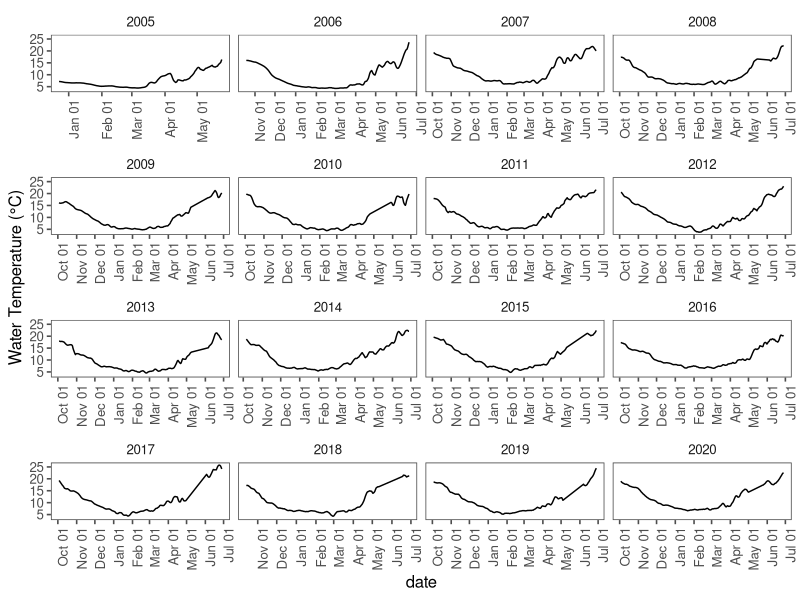

This figure's R source: (Note: this script raises an error after producing the figure.)
#### CLEAR THE ENVIRONMENT FIRST ---------------------------------------------

rm(list = ls(all.names = TRUE))


#### LOAD PACKAGES -----------------------------------------------------------

library(tidyverse)
library(ggplot2)
library(data.table)
library(ggthemes)
library(readxl)
library(gridExtra)
library(grid)
library(cowplot)


#### LOAD TEMPERATURE DATA -----------------------------------------------------------------------

temp.all <- read_excel("data/lake-annecy/lake-annecy-temperature.xlsx", sheet = "temp", skip = 28) %>% 
  mutate(yday = yday(date))

## Calculate a 5-day center moving average to smooth temperature curve
## Smoothing prevents issues below trying to find the start and stop from large daily temp deviations
temp.all.ma <- temp.all %>% group_by(year) %>% 
  mutate(temp.ma_c = frollmean(temp_c, n = 5, align = "center")) %>% 
  filter(!is.na(temp.ma_c))

## 
ggplot(temp.all.ma, aes(x = date, y = temp.ma_c)) + 
  geom_line() + theme_few() + 
  ylab('Water Temperature (°C)') + 
  scale_x_datetime(date_breaks = "1 month", date_labels =  "%b %d") + 
  theme(axis.text.x = element_text(angle = 90, hjust = 1))  + 
  facet_wrap(~year, scales = "free_x")



model.locations <- read_excel("data/model-population-parameters.xlsx", sheet = "bio-parameters", skip = 34) %>% 
  filter(population == "Annecy")


#### CALCULATE MEAN SPAWNING DATE ----------------------------------------------------------------

## Calculate the start date of spawning period
spawn.start.date <- temp.all.ma %>% 
  group_by(year) %>% 
  filter(temp.ma_c <= model.locations$start.spawn.temp_c) %>% 
  arrange(date) %>% 
  slice(1) %>% select(year, spawn.start.date = date)

## Calculate the end date of spawning period
spawn.end.date <- temp.all.ma %>% 
  group_by(year) %>% 
  filter(temp.ma_c <= model.locations$end.spawn.temp_c) %>% 
  arrange(date) %>% 
  slice(1) %>% 
  select(year, spawn.end.date = date) %>% 
  ## subtract one day to correct for temp less than (spawning ends day of temp threshold)
  mutate(spawn.end.date = as.Date(spawn.end.date)-1)

## Combine start and end dates; Filter to each day in spawning period
spawn.period.temp <- temp.all.ma %>% 
  left_join(spawn.start.date) %>% 
  left_join(spawn.end.date) %>% 
  mutate(spawn.length_days = as.Date(spawn.end.date) - as.Date(spawn.start.date),
         spawn.end.date = as.Date(ifelse(spawn.length_days > 30, as.Date(spawn.start.date)+30, spawn.end.date), origin = "1970-01-01"),
         spawn.length_days = as.Date(spawn.end.date) - as.Date(spawn.start.date)) %>%
  group_by(year) %>% 
  filter(date >= spawn.start.date, date <= spawn.end.date)

mu.spawn <- spawn.period.temp %>% 
  group_by(year) %>% 
  summarize(mu.spawn.date = mean(date)) %>% 
  mutate(mu.spawn.yday = yday(mu.spawn.date),
         mu.spawn.yday = ifelse(mu.spawn.yday < 100, mu.spawn.yday+365, mu.spawn.yday)) %>% 
  ungroup() %>% 
  summarize(mu.spawn.yday = mean(mu.spawn.yday)) %>% 
  mutate(mu.spawn.yday = ifelse(mu.spawn.yday > 365, mu.spawn.yday-365, mu.spawn.yday)) %>% pull()


#### CALCULATE MEAN HATCHING DATE ----------------------------------------------------------------

mu.hatch <- read_excel("data/lake-annecy/lake-annecy-hatching.xlsx", sheet = "lake-annecy-hatching", skip = 27) %>%
  group_by(year) %>% 
  summarize(mu.hatch.date = as.Date(weighted.mean(date, abundance), format = "%Y-%m-%d")) %>% 
  mutate(mu.hatch.yday = yday(mu.hatch.date)) %>% 
  summarize(mu.hatch = as.integer(mean(mu.hatch.yday))) %>% pull()


## Filter temp profiles by start and end dates, calculate daily degree-days

if(mu.spawn > 0 & mu.spawn < 30) {
  temp.inc <- temp.all.ma %>% group_by(year) %>% filter(yday >= mu.spawn, yday < mu.hatch)
} else {
  temp.spawn <- temp.all.ma %>% group_by(year) %>% filter(yday >= mu.spawn)
  temp.hatch <- temp.all.ma %>% group_by(year) %>% filter(yday <= mu.hatch)
  temp.inc <- bind_rows(temp.spawn, temp.hatch) 
}

## Find ADD at hatch
temp.ADD <- temp.inc %>% group_by(year) %>% 
  mutate(ADD = cumsum(temp.ma_c)) %>% 
  filter(ADD == max(ADD)) %>% 
  select(date, year, temp.ma_c, ADD)


#### EUROPEAN WHITEFISH MODELS -------------------------------------------------------------------

## Polynomial: y = a + bx + cx^2
## Semilog: log10(y) = log10(a) + log10(b)x + log10(c)x^2
## Antilog: 10^(log(y))

## Eckmann 1987 (uses natural log)
model.EC <- read_excel("data/model-structural-parameters.xlsx", sheet = "coefficients", skip = 32) %>% 
  filter(lake == "Lake Constance", species == "lavaretus macrophthalmus")

## Take antilog from daily semilog output, accumulate across days
model.EC.perc <- temp.all.ma %>%
  group_by(year) %>% 
  filter(date >= as.Date(mu.spawn, origin = paste0(year, "-01-01"))) %>% 
  mutate(perc.day = (10^(model.EC$a + model.EC$b * temp.ma_c + model.EC$c * temp.ma_c^2))*100,
         perc.cum = cumsum(perc.day),) %>% 
  filter(perc.cum <= 100) %>%
  mutate(ADD = cumsum(temp.ma_c))

model.EC.perc.max <- model.EC.perc %>% group_by(year) %>% 
  filter(perc.cum == max(perc.cum)) %>% 
  select(date, year, temp.ma_c, ADD) %>% 
  mutate(model = "EC")


## Stewart et al. 2021
model.annecy <- read_excel("data/model-structural-parameters.xlsx", sheet = "coefficients", skip = 32) %>% 
  filter(lake == "Lake Geneva")

## Take antilog from daily semilog output, accumulate across days
model.annecy.perc <- temp.all.ma %>%
  group_by(year) %>% 
  filter(date >= as.Date(mu.spawn, origin = paste0(year, "-01-01"))) %>% 
  mutate(perc.day = (10^(model.annecy$a + model.annecy$b * temp.ma_c))*100,
         perc.cum = cumsum(perc.day)) %>% 
  filter(perc.cum <= 100) %>%
  mutate(ADD = cumsum(temp.ma_c))

model.annecy.perc.max <- model.annecy.perc %>% group_by(year) %>% 
  filter(perc.cum == max(perc.cum)) %>% 
  select(date, year, temp.ma_c, ADD) %>% 
  mutate(model = "AN")


#### COMBINE ALL MODEL HATCHING ESTIMATES --------------------------------------------------------

model.hatching.all <- temp.ADD %>% 
  mutate(model = "EP") %>% 
  bind_rows(., model.annecy.perc.max, model.EC.perc.max) %>% 
  mutate(model = factor(model, ordered = TRUE, levels = c("EP", "AN", "EC")),
         yday = yday(date))

model.hatching.all.comp <- model.hatching.all %>% 
  group_by(model) %>% 
  summarize(mean.ADD = mean(ADD)) %>% 
  select(model, mean.ADD) %>% 
  pivot_wider(names_from = model, values_from = mean.ADD) %>% 
  mutate(dif.ANf = EP-AN,
         diff.EC = EP-EC)


#### VISUALIZATIONS ------------------------------------------------------------------------------

ggplot(temp.all.ma, aes(x = date, y = temp.ma_c)) + 
  geom_line(size = 0.8) +
  geom_vline(data = data.frame(year = unique(temp.all.ma$year), 
                               date = temp.inc %>% group_by(year) %>% slice(1) %>% pull(date)),
             aes(xintercept = date), color = "gray25", linetype = "dashed", show.legend = FALSE) +
  geom_point(data = model.hatching.all, aes(x = as.POSIXct(date), y = temp.ma_c, fill = model, shape = model), size = 3) +
  scale_shape_manual("", values = c(21, 22, 23),
                     labels = c("Observed Hatching", "Unpublished Thonon Data  ", "Eckmann, 1987")) +
  scale_fill_manual("", values = c("lightsalmon", "cornflowerblue", "forestgreen"),
                    labels = c("Observed Hatching", "Unpublished Thonon Data  ", "Eckmann, 1987")) +
  scale_x_datetime(date_breaks = "1 month", date_labels =  "%b %d") + 
  labs(y = "Water Temperature (°C)") + 
  theme_few() + 
  theme(axis.text.x = element_text(angle = 45, hjust = 1),
        axis.text = element_text(size = 12),
        axis.title.y = element_text(size = 15),
        axis.title.x = element_blank(),
        legend.position = "top", 
        legend.text = element_text(size = 15),
        strip.text = element_text(size = 12),
        panel.spacing = unit(1, "lines")) + 
  facet_wrap(~year, scales = "free_x")

ggsave("figures/lake-annecy/lake-annecy-model-comparison-temp.png", height = 5.5, width = 9.5, dpi = 300)


plot.add <- ggplot(model.hatching.all, aes(x = factor(year), y = ADD, group = model)) +
  geom_point(aes(fill = model, shape = model), size = 3) + 
  scale_shape_manual("", values = c(21, 22, 23),
                     labels = c("Observed Hatching", "Unpublished Thonon Data  ", "Eckmann, 1987")) +
  scale_fill_manual("", values = c("lightsalmon", "cornflowerblue", "forestgreen"),
                    labels = c("Observed Hatching", "Unpublished Thonon Data  ", "Eckmann, 1987")) +
  labs(y = "Degree-days") +
  theme_few() + 
  theme(axis.text.x = element_text(angle = 45, hjust = 1),
        axis.text = element_text(size = 12),
        axis.title.y = element_text(size = 15),
        axis.title.x = element_blank(),
        legend.position = "top", 
        legend.text = element_text(size = 15),
        strip.text = element_text(size = 12),
        panel.spacing = unit(1, "lines"))

plot.date <- ggplot(model.hatching.all, aes(x = factor(year), y = yday, group = model)) +
  geom_point(aes(fill = model, shape = model), size = 3) + 
  scale_shape_manual("", values = c(21, 22, 23),
                     labels = c("Observed Hatching", "Unpublished Thonon Data  ", "Eckmann, 1987")) +
  scale_fill_manual("", values = c("lightsalmon", "cornflowerblue", "forestgreen"),
                    labels = c("Observed Hatching", "Unpublished Thonon Data  ", "Eckmann, 1987")) +
  labs(y = "Julian Date") +
  theme_few() + 
  theme(axis.text.x = element_text(angle = 45, hjust = 1),
        axis.text = element_text(size = 12),
        axis.title.y = element_text(size = 15),
        axis.title.x = element_blank(),
        legend.position = "top", 
        legend.text = element_text(size = 15),
        strip.text = element_text(size = 12),
        panel.spacing = unit(1, "lines"))

## Combine all figures
plot.all <- grid.arrange(
  arrangeGrob(get_legend(plot.add),
              nrow = 1,
              ncol = 1),
  arrangeGrob(
    arrangeGrob(plot.add + theme(legend.position = "none", axis.title.x = element_blank()),
                nrow = 1),
    arrangeGrob(plot.date + theme(legend.position = "none", axis.title.x = element_blank()), 
                nrow = 1),
    ncol = 2,
    widths = c(1, 1)
  ),
  heights = c(0.05, 1.0)
)

ggsave("figures/lake-annecy/lake-annecy-model-comparison-point.png", plot = plot.all, width = 8, height = 5, dpi = 300)

